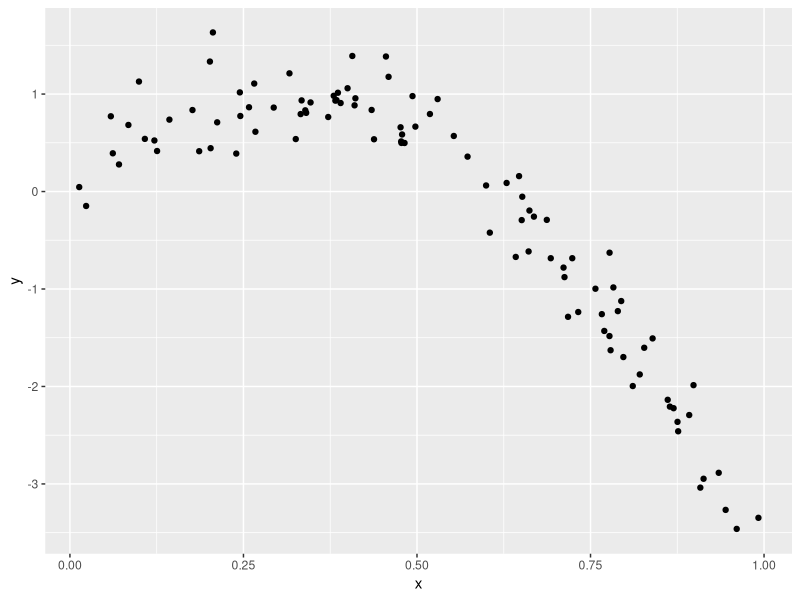
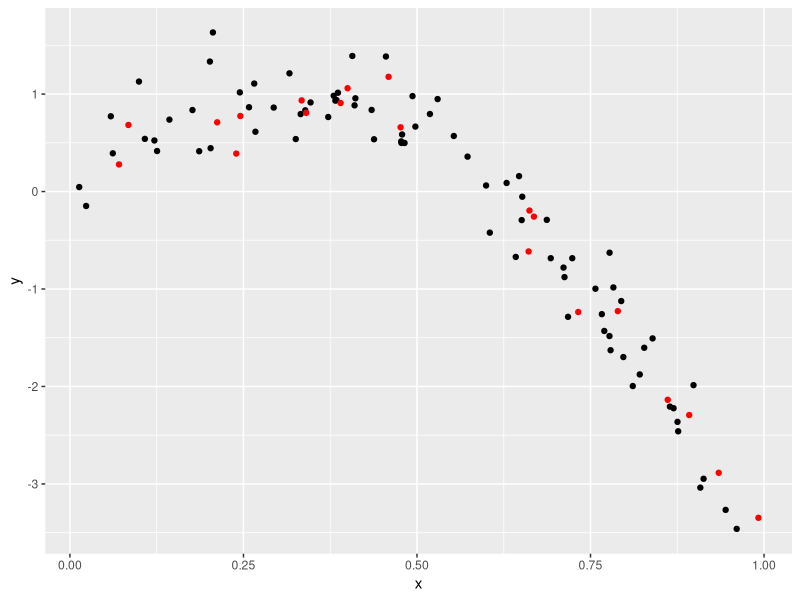
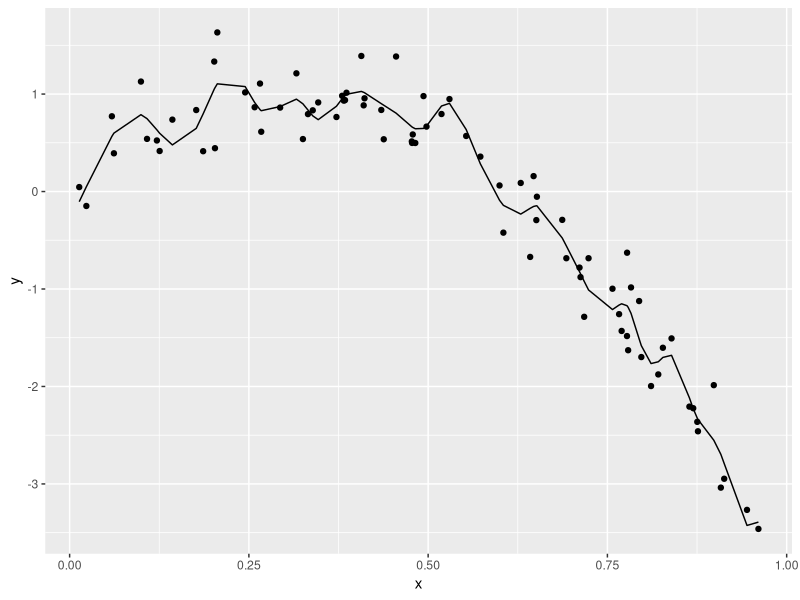
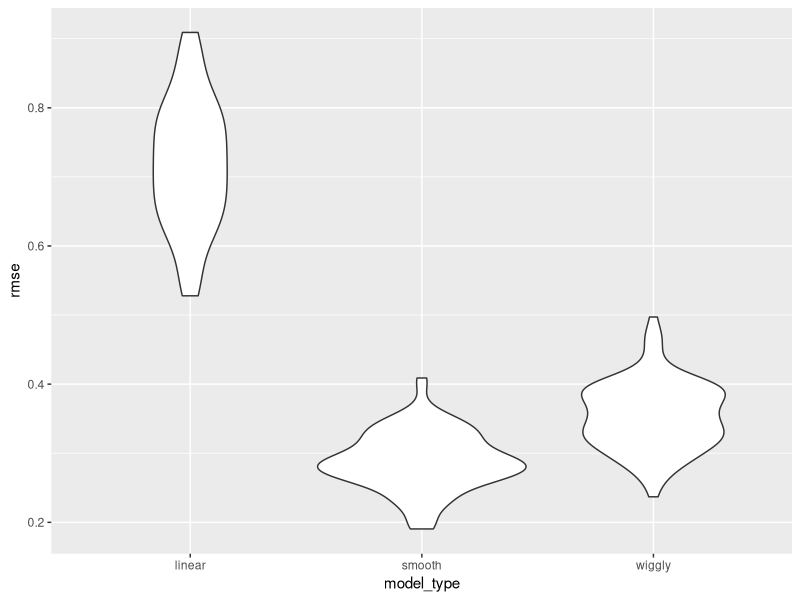

Write the R code that produced these figures, in order.
## ---- chunk 1
library(tidyverse)
library(modelr)

set.seed(1)
## ---- chunk 2
nonlin_df = 
  tibble(
    id = 1:100, 
    x = runif(100, 0, 1), 
    y = 1 - 10 * (x - .3) ^ 2 + rnorm(100, 0, .3)
  )

nonlin_df |> 
  ggplot(aes(x = x, y = y)) + 
  geom_point()
## ---- chunk 3
train_df = sample_n(nonlin_df, 80)
test_df = anti_join(nonlin_df, train_df, by = "id")
## ---- chunk 4
train_df |> 
  ggplot(aes(x=x, y=y)) + geom_point() + geom_point(data = test_df, color = "red")
## ---- chunk 5
linear_mod = lm(y ~ x, data = train_df)
smooth_mod = mgcv::gam(y ~ s(x), data = train_df)
wiggly_mod = mgcv::gam(y ~ s(x, k=30), sp = 10e-6, data = train_df)
## ---- chunk 6
train_df |> 
  modelr::add_predictions(wiggly_mod) |> 
  ggplot(aes(x = x, y = y)) + geom_point() + geom_line(aes(y=pred))
## ---- chunk 7
rmse(linear_mod, train_df)
rmse(smooth_mod, train_df)
rmse(wiggly_mod, train_df)

rmse(linear_mod, test_df)
rmse(smooth_mod, test_df)
rmse(wiggly_mod, test_df)
## ---- chunk 8
cv_df = 
  nonlin_df |> 
  crossv_mc(n = 100) |> 
  mutate(
    train = map(train, as_tibble),
    test = map(test, as_tibble)
  )
## ---- chunk 9
cv_df |> pull(train) |> nth(3) |> as_tibble()
## ---- chunk 10
cv_results = 
  cv_df |> 
  mutate(
    linear_fit = map(train, \(df) lm(y ~ x, data = df)), 
    smooth_fit =  map(train, \(df) mgcv::gam(y ~ s(x), data = df)),
    wiggly_fit =  map(train, \(df) mgcv::gam(y ~ s(x, k=30), sp = 10e-6, data = df))
  ) |> 
  mutate(
  rmse_linear = map2_dbl(linear_fit, test, \(mod, df) rmse(mod, df)),
  rmse_smooth = map2_dbl(smooth_fit, test, \(mod, df) rmse(mod, df)),
  rmse_wiggly = map2_dbl(wiggly_fit, test, \(mod, df) rmse(mod, df))
  )
## ---- chunk 11
cv_results |> 
  select(starts_with("rmse")) |> 
  pivot_longer(
    everything(),
    names_to = "model_type",
    values_to = "rmse",
    names_prefix = "rmse_"
  ) |> 
  group_by(model_type) |> 
  summarize(m_rmse = mean(rmse))

cv_results |> 
  select(starts_with("rmse")) |> 
  pivot_longer(
    everything(),
    names_to = "model_type",
    values_to = "rmse",
    names_prefix = "rmse_"
  ) |> 
  ggplot(aes(x = model_type, y = rmse)) + geom_violin()
